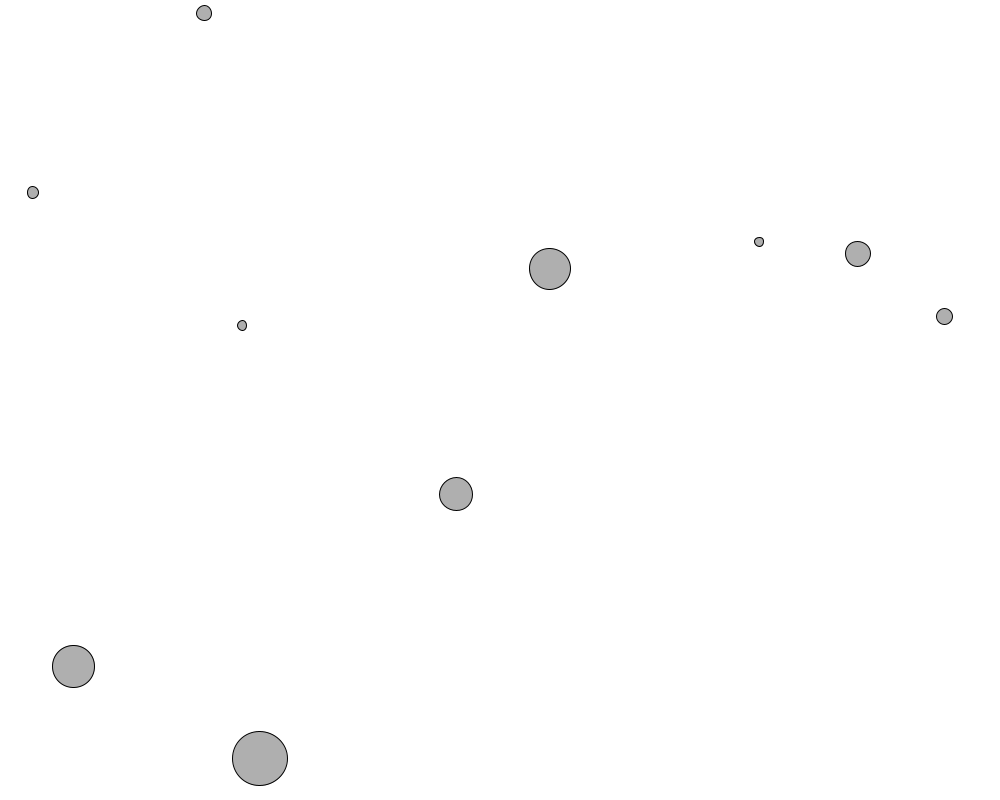
Frame 1 (no input)
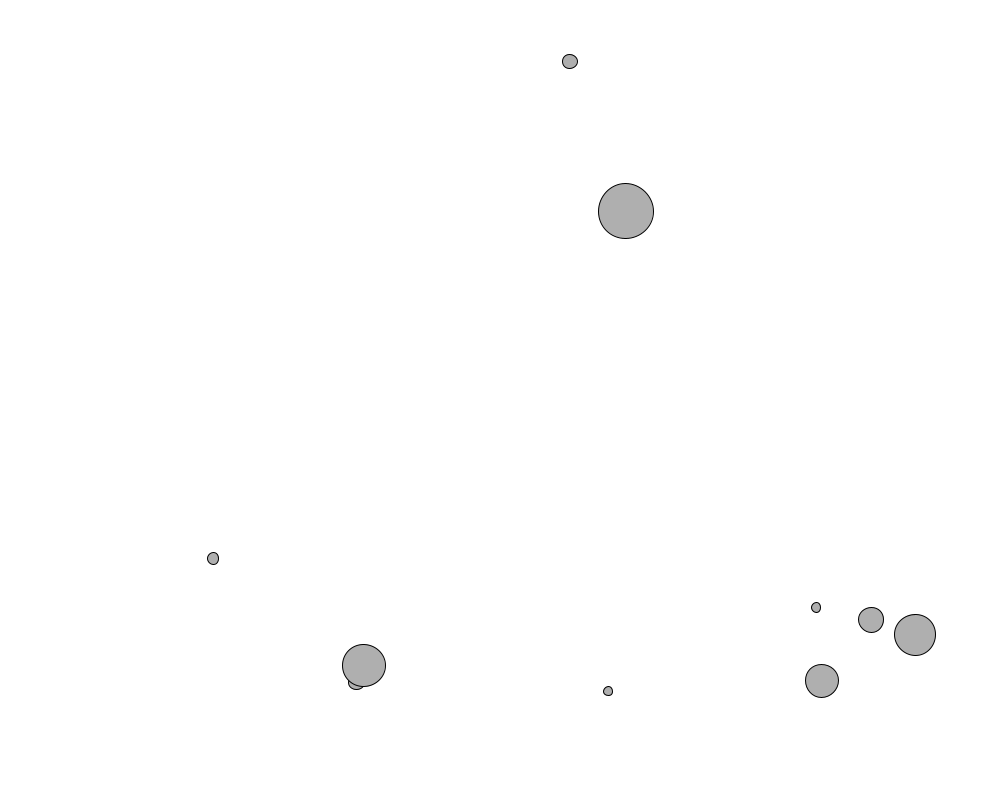
Frame 60 (the mouse pressed at the canvas centre just before this capture)
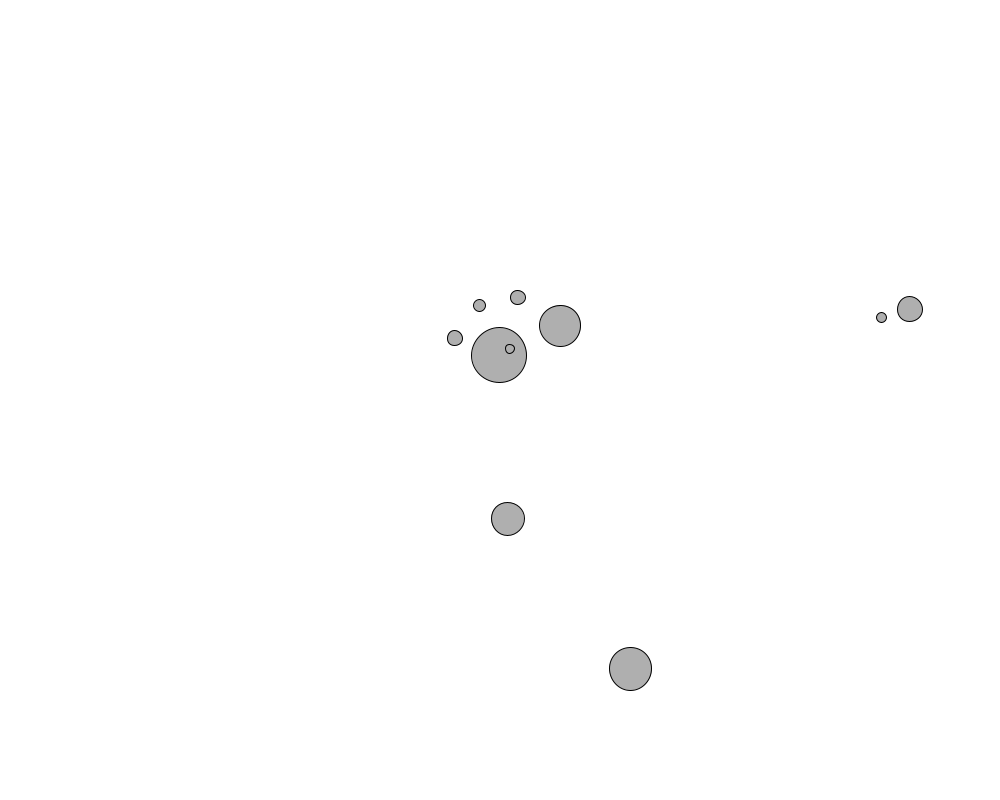
Frame 120 (the mouse held since frame 60 and released just before this capture)

The Processing sketch that drew these frames (run headless with seeded random() and noise(); from frame 60 on, the mouse is pressed at the canvas centre):

// Processing sketch: exo_2_3_wall_shield
// ── exo_2_3_wall_shield.pde
class Mover {
  
  PVector location;
  PVector velocity;
  PVector acceleration;
  
  float size;
  float mass;
  
  Mover(float m, float x, float y){
    location = new PVector(x, y);
    velocity = new PVector(0,0);
    acceleration = new PVector(0, 0);
    mass = m;
  }

  
  void update(){
    velocity.add(acceleration);
    location.add(velocity);
    acceleration.mult(0);
  }
  
  void applyForce(PVector force){
    PVector f = force.get();
    f.div(mass);
    acceleration.add(force);
  }
  
  void display(){
    stroke(0);
    fill(175);
    ellipse(location.x, location.y, mass*16,mass*16);
  }
  
  void checkEdges(){
    float spaceWall = 10;
    float marginRight =  ( width - ((width * spaceWall) / 100));
    float marginBottom =  ( height - ((height * spaceWall) / 100));
    if (location.x > marginRight) {
      PVector wallShield = new PVector(map(location.x, marginRight, width, -0.2, -5), 0);
      acceleration.add(wallShield);
    } else if (location.x < ((width * spaceWall) / 100)) {
      PVector wallShield = new PVector(map(location.x, 0, ((width * spaceWall) / 100), 0.2, 5), 0);
      acceleration.add(wallShield);
    }
    
    if (location.y > marginBottom) {
      PVector wallShield = new PVector(0, map(location.y, marginBottom, height, -0.2, -5));
      acceleration.add(wallShield);
    } else if (location.y < ((height * spaceWall) / 100)) {
      PVector wallShield = new PVector(0, map(location.y, 0, ((height * spaceWall) / 100), 0.2, 5));
      acceleration.add(wallShield);
    }
    
    update();
    
    location.x = constrain(location.x, 0, width);
    location.y = constrain(location.y, 0, height);
  }
  
}
// ── main.pde
Mover[] movers = new Mover[10];


void settings(){
  size(1000, 800);
}

void setup(){
  for(int i = 0; i < movers.length; i++){
    movers[i] = new Mover(random(0.5, 5), random(0, width), random(0, height));
  }
}

void draw(){
  background(255);
  PVector wind = new PVector(0.1, 0);
  PVector gravity = new PVector(0, 0.1);
   
   
  for(Mover m : movers){
    m.applyForce(wind);
    m.applyForce(gravity);
    m.update();
    m.checkEdges();
    m.display();
  }
}
